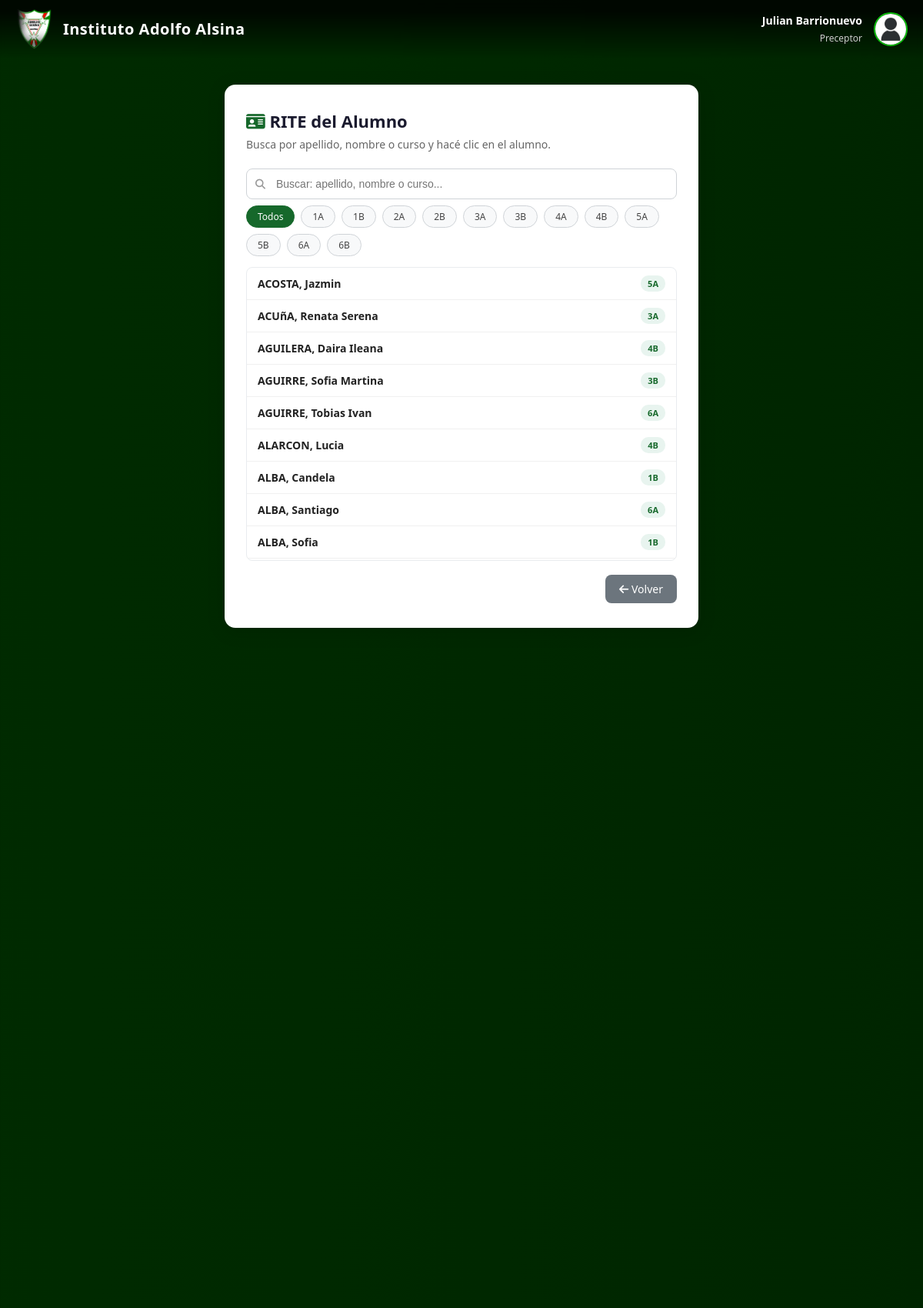
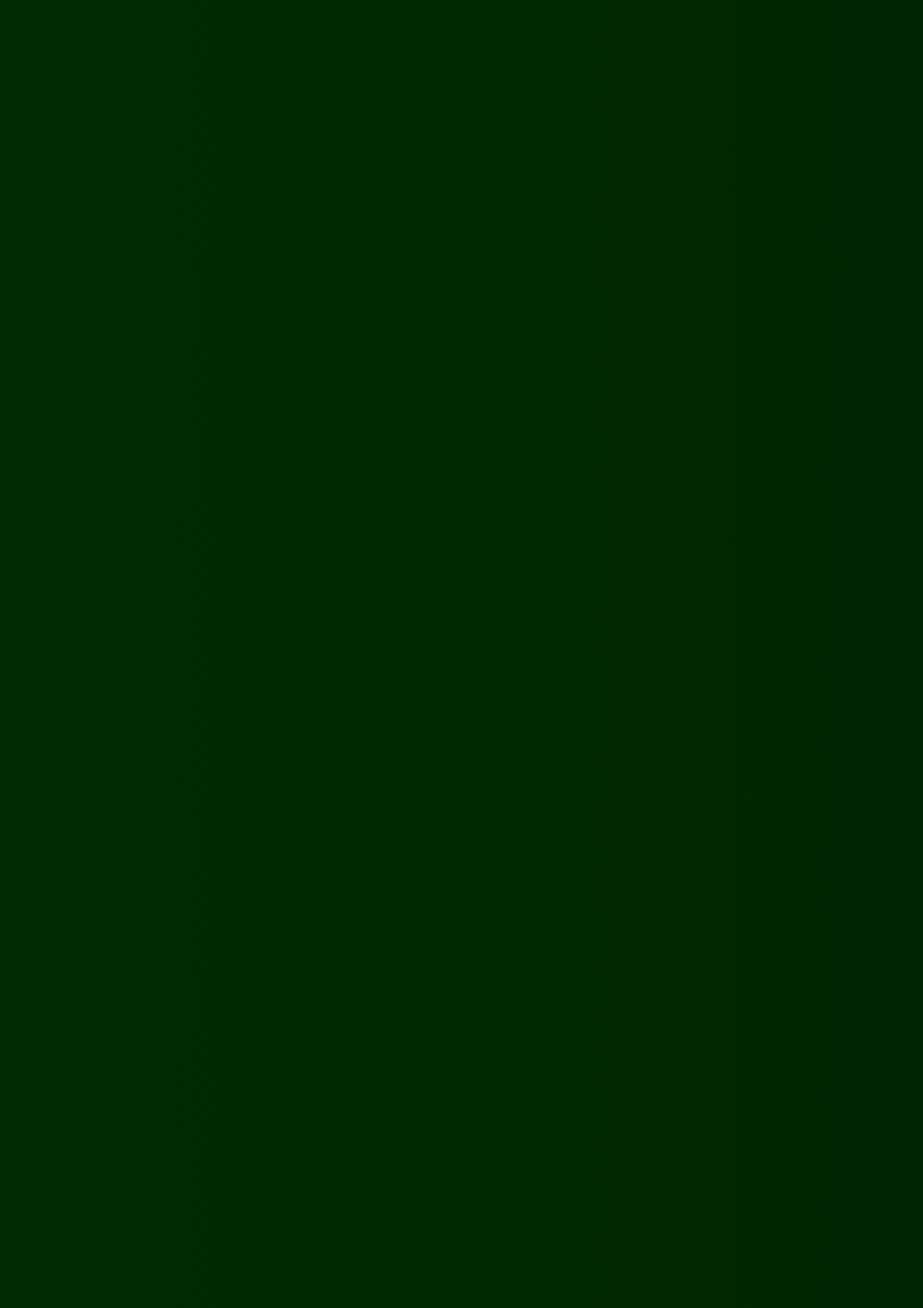
Page /rite_alumno.php (signed in, upper part) on the committed database (2 pictures, top to bottom).
### tables this page shows
CREATE TABLE `alumnos` (
  `id_alumno` int(11) NOT NULL,
  `id_usuario` int(11) NOT NULL,
  `dni` int(8) DEFAULT NULL,
  `id_curso` int(11) DEFAULT NULL,
  `ubicacion` int(11) DEFAULT NULL,
  `libro` int(11) DEFAULT NULL,
  `folio` int(11) DEFAULT NULL
);

CREATE TABLE `usuarios` (
  `id_usuario` int(11) NOT NULL,
  `nombre` varchar(100) DEFAULT NULL,
  `apellido` varchar(100) DEFAULT NULL,
  `email` varchar(150) NOT NULL,
  `clave` varchar(255) NOT NULL
);

CREATE TABLE `cursos` (
  `id_curso` int(11) NOT NULL,
  `nombre_curso` varchar(10) NOT NULL,
  `id_preceptor` int(11) DEFAULT NULL,
  `asiento_fijo` tinyint(1) DEFAULT '0'
);

### rite_alumno.php (the view, shortened to what this page needs)
<?php
require_once __DIR__ . '/conexion.php';
$idAlumno = null;
$filtroUserSQL = "";
$alumnosList = [];
$sqlLArr = "SELECT a.id_alumno, u.apellido, u.nombre, c.nombre_curso, a.id_curso
            FROM alumnos a
            INNER JOIN usuarios u ON a.id_usuario = u.id_usuario
            INNER JOIN cursos c ON c.id_curso = a.id_curso
            WHERE 1=1 $filtroUserSQL
            ORDER BY u.apellido, u.nombre";
$rsL = $conexion->query($sqlLArr);
if ($rsL) { $alumnosList = $rsL->fetch_all(MYSQLI_ASSOC); }
if ($idAlumno === null) {
  $cursosList = [];
  foreach ($alumnosList as $al) {
      $c = $al['nombre_curso'] ?? 'Sin curso';
      if (!isset($cursosList[$c])) $cursosList[$c] = [];
      $cursosList[$c][] = $al;
  }
  ksort($cursosList);
  ?>
  <!DOCTYPE html>
  <html lang="es">
  <head>
    <link rel="stylesheet" href="https://cdnjs.cloudflare.com/ajax/libs/font-awesome/6.5.0/css/all.min.css">
    <link rel="stylesheet" href="estilos.css">
  </head>
  <body>
  <?php include __DIR__ . '/navbar.php'; ?>
  <div class="sel-page">
    <div class="sel-card">
      <h2><i class="fa fa-id-card" style="color:#16682b;"></i> RITE del Alumno</h2>
      <p>Busca por apellido, nombre o curso y hacé clic en el alumno.</p>
      <div class="search-box">
        <i class="fa fa-search search-icon"></i>
        <input type="text" id="searchInput" placeholder="Buscar: apellido, nombre o curso..." autofocus autocomplete="off">
      </div>
      <div class="filter-row" id="cursoChips">
        <span class="filter-chip active" data-curso="">Todos</span>
        <?php foreach (array_keys($cursosList) as $cNombre): ?>
          <span class="filter-chip" data-curso="<?= htmlspecialchars($cNombre) ?>">
            <?= htmlspecialchars($cNombre) ?>
          </span>
        <?php endforeach; ?>
      </div>
      <div class="alumnos-lista" id="alumnoLista">
        <?php foreach ($alumnosList as $al):
          $id  = (int)$al['id_alumno'];
          $nom = htmlspecialchars(strtoupper($al['apellido'] ?? '') . ', ' . ($al['nombre'] ?? ''));
          $cur = htmlspecialchars($al['nombre_curso'] ?? '');
        ?>
          <a href="rite_alumno.php?id_alumno=<?= $id ?><?= isset($idCF) ? '&id_curso='.$idCF : '' ?>" class="alumno-item"
             data-nombre="<?= strtoupper(strip_tags($nom)) ?>"
             data-curso="<?= strip_tags($cur) ?>">
            <span class="alumno-nombre"><?= $nom ?></span>
            <span class="alumno-curso-badge"><?= $cur ?></span>
          </a>
        <?php endforeach; ?>
      </div>
      <div class="sel-actions">
        <a href="<?= isset($idCF) ? 'miscursos.php' : 'menu.php' ?>" class="btn-volver"><i class="fa fa-arrow-left"></i> Volver</a>
      </div>
    </div>
  </div>
  </body>
  </html>
  <?php
  exit;
}
?><!DOCTYPE html>
  <?php include __DIR__ . '/navbar.php'; ?>

### estilos.css (style rules this page uses)
body { font-family:Segoe UI,Tahoma,sans-serif; margin:0; padding-top:80px; background:linear-gradient(to right,lab(10% -52.37 35.81),lab(10% -32.37 35.81)); color:#ffffff; }
a { text-decoration:none;color:inherit; }
body::before { content: ""; position: fixed; inset: 0; background: url("fotos/logo.png") no-repeat center center; background-size: contain; opacity: 0.12; transform: rotate(-25deg) scale(1.4); transform-origin: center; z-index: -1; mix-blend-mode: overlay; pointer-events: none; margin-left:120px; margin-top:80px; }

### rite_alumno.php (style rules this page uses)
.sel-page { min-height: 80vh; display: flex; align-items: flex-start; justify-content: center; padding: 30px 16px; }
.sel-card { background: #fff; border-radius: 14px; box-shadow: 0 4px 24px rgba(0,0,0,0.13); padding: 32px 28px; width: 100%; max-width: 560px; }
.sel-card h2 { margin: 0 0 6px 0; font-size: 22px; color: #1a1a2e; }
.sel-card p { margin: 0 0 22px 0; color: #666; font-size: 14px; }
.search-box { position: relative; margin-bottom: 8px; }
.search-box input { width: 100%; padding: 11px 14px 11px 38px; border: 1px solid #cfd3d7; border-radius: 8px; font-size: 14px; box-sizing: border-box; outline: none; transition: border-color .2s; }
.search-box .search-icon { position: absolute; left: 12px; top: 50%; transform: translateY(-50%); color: #999; font-size: 13px; }
.filter-row { display: flex; gap: 8px; margin-bottom: 14px; flex-wrap: wrap; }
.filter-chip { padding: 5px 14px; border-radius: 20px; border: 1px solid #cfd3d7; background: #f8f9fa; color: #444; font-size: 12px; cursor: pointer; transition: all .18s; }
.filter-chip:hover, .filter-chip.active { background: #16682b; color: #fff; border-color: #16682b; }
.alumnos-lista { max-height: 380px; overflow-y: auto; border: 1px solid #e9ecef; border-radius: 8px; }
.alumno-item { display: flex; align-items: center; justify-content: space-between; padding: 10px 14px; cursor: pointer; transition: background .15s; border-bottom: 1px solid #f0f0f0; gap: 10px; text-decoration: none; color: inherit; }
.alumno-nombre { font-weight: 600; font-size: 14px; color: #222; flex: 1; }
.alumno-curso-badge { background: #e8f4ef; color: #16682b; padding: 3px 9px; border-radius: 10px; font-size: 11px; font-weight: 600; white-space: nowrap; }
.sel-actions { display: flex; justify-content: flex-end; margin-top: 18px; }
.btn-volver { padding: 9px 18px; border-radius: 8px; background: #6c757d; color: #fff; text-decoration: none; font-size: 14px; }

### rows in the picture
alumnos: id_usuario.nombre "ACOSTA, Jazmin", id_curso.nombre_curso "5A"
alumnos: id_usuario.nombre "ACUñA, Renata Serena", id_curso.nombre_curso "3A"
alumnos: id_usuario.nombre "AGUILERA, Daira Ileana", id_curso.nombre_curso "4B"
alumnos: id_usuario.nombre "AGUIRRE, Sofia Martina", id_curso.nombre_curso "3B"
alumnos: id_usuario.nombre "AGUIRRE, Tobias Ivan", id_curso.nombre_curso "6A"
alumnos: id_usuario.nombre "ALARCON, Lucia", id_curso.nombre_curso "4B"
alumnos: id_usuario.nombre "ALBA, Candela", id_curso.nombre_curso "1B"
alumnos: id_usuario.nombre "ALBA, Santiago", id_curso.nombre_curso "6A"
alumnos: id_usuario.nombre "ALBA, Sofia", id_curso.nombre_curso "1B"

### other values in the picture
$_SESSION['nombre'].' '.$_SESSION['apellido'] "Julian Barrionuevo"
$nombresPerfiles[$perfilActivo][0] "Preceptor"
$cNombre "1A"
$cNombre "1B"
$cNombre "2A"
$cNombre "2B"
$cNombre "3A"
$cNombre "3B"
$cNombre "4A"
$cNombre "4B"
$cNombre "5A"
$cNombre "5B"
$cNombre "6A"
$cNombre "6B"
